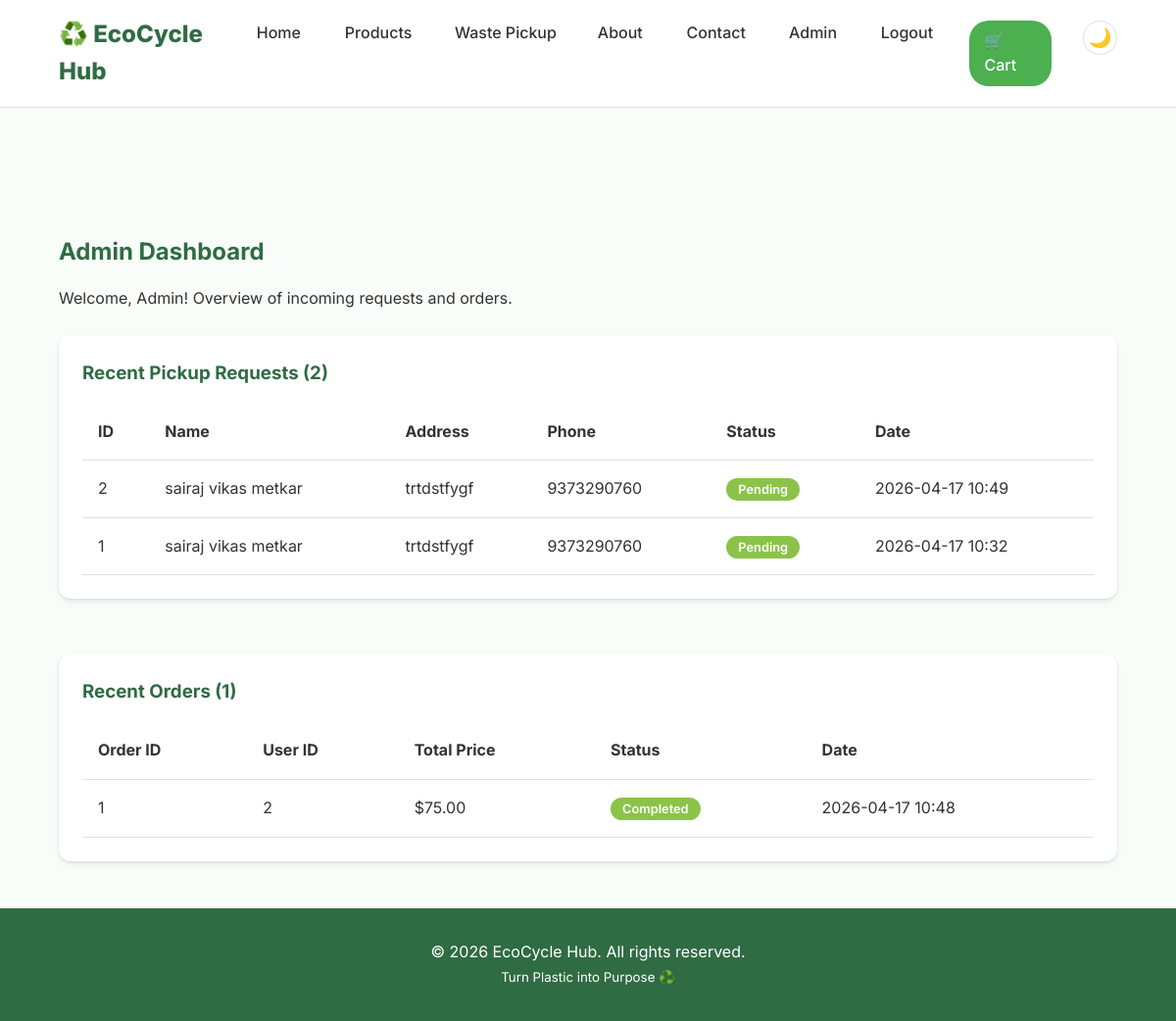
The page /admin (signed in) on the database its author committed.
### models.py (models this page shows)
class PickupRequest(db.Model):
    id = db.Column(db.Integer, primary_key=True)
    name = db.Column(db.String(150), nullable=False)
    address = db.Column(db.String(300), nullable=False)
    phone = db.Column(db.String(20), nullable=False)
    status = db.Column(db.String(50), default='Pending')
    date_requested = db.Column(db.DateTime, default=lambda: datetime.now(timezone.utc))

class Order(db.Model):
    id = db.Column(db.Integer, primary_key=True)
    user_id = db.Column(db.Integer, db.ForeignKey('user.id'), nullable=False)
    total_price = db.Column(db.Float, nullable=False)
    date_created = db.Column(db.DateTime, default=lambda: datetime.now(timezone.utc))
    status = db.Column(db.String(50), default='Pending')

### app.py (the view)
@app.route('/admin')
@login_required
def admin():
    if not current_user.is_admin:
        flash('Access denied. Admins only.', 'danger')
        return redirect(url_for('home'))
    pickups = PickupRequest.query.order_by(PickupRequest.date_requested.desc()).all()
    orders = Order.query.order_by(Order.date_created.desc()).all()
    return render_template('admin.html', pickups=pickups, orders=orders)

### app.py (called while the page is built)
@login_manager.user_loader
def load_user(user_id):
    return User.query.get(int(user_id))

### templates/admin.html (shortened to what this page needs)
{% extends 'base.html' %}
{% block content %}
<section class="admin-dashboard mt-5">
    <h2>Admin Dashboard</h2>
    <p>Welcome, Admin! Overview of incoming requests and orders.</p>
    <div class="dashboard-grid">
        <div class="dashboard-card">
            <h3>Recent Pickup Requests ({{ pickups|length }})</h3>
            <div class="table-responsive">
                <table class="table">
                    <thead>
                        <tr>
                            <th>ID</th>
                            <th>Name</th>
                            <th>Address</th>
                            <th>Phone</th>
                            <th>Status</th>
                            <th>Date</th>
                        </tr>
                    </thead>
                    <tbody>
                        {% for req in pickups %}
                        <tr>
                            <td>{{ req.id }}</td>
                            <td>{{ req.name }}</td>
                            <td>{{ req.address }}</td>
                            <td>{{ req.phone }}</td>
                            <td><span class="badge">{{ req.status }}</span></td>
                            <td>{{ req.date_requested.strftime('%Y-%m-%d %H:%M') }}</td>
                        </tr>
                        {% else %}
                        <tr><td colspan="6">No pickup requests found.</td></tr>
                        {% endfor %}
                    </tbody>
                </table>
            </div>
        </div>
        <div class="dashboard-card mt-4">
            <h3>Recent Orders ({{ orders|length }})</h3>
            <div class="table-responsive">
                <table class="table">
                    <thead>
                        <tr>
                            <th>Order ID</th>
                            <th>User ID</th>
                            <th>Total Price</th>
                            <th>Status</th>
                            <th>Date</th>
                        </tr>
                    </thead>
                    <tbody>
                        {% for order in orders %}
                        <tr>
                            <td>{{ order.id }}</td>
                            <td>{{ order.user_id }}</td>
                            <td>${{ "%.2f"|format(order.total_price) }}</td>
                            <td><span class="badge">{{ order.status }}</span></td>
                            <td>{{ order.date_created.strftime('%Y-%m-%d %H:%M') }}</td>
                        </tr>
                        {% else %}
                        <tr><td colspan="5">No orders found.</td></tr>
                        {% endfor %}
                    </tbody>
                </table>
            </div>
        </div>
    </div>
</section>
{% endblock %}

### static/css/style.css (style rules this page uses)
:root { --primary-color: #2F6B43; --secondary-color: #4CAF50; --accent-color: #8BC34A; --bg-color: #F8FDF9; --text-color: #333333; --light-text: #FFFFFF; --card-bg: #FFFFFF; --border-color: #E0E0E0; --shadow: 0 4px 6px rgba(0, 0, 0, 0.05), 0 1px 3px rgba(0, 0, 0, 0.1); --hover-shadow: 0 10px 15px rgba(0, 0, 0, 0.1), 0 4px 6px rgba(0, 0, 0, 0.05); --transition: all 0.3s ease; --border-radius: 12px; }
* { margin: 0; padding: 0; box-sizing: border-box; }
body { font-family: 'Inter', -apple-system, BlinkMacSystemFont, "Segoe UI", Roboto, sans-serif; background-color: var(--bg-color); color: var(--text-color); line-height: 1.6; display: flex; flex-direction: column; min-height: 100vh; }
h1, h2, h3 { font-weight: 700; color: var(--primary-color); margin-bottom: 1rem; }
.mt-4 { margin-top: 1.5rem; }
.mt-5 { margin-top: 3rem; }
.dashboard-grid { display: grid; grid-template-columns: 1fr; gap: 2rem; margin-top: 1.5rem; }
.dashboard-card { background: var(--card-bg); padding: 1.5rem; border-radius: var(--border-radius); box-shadow: var(--shadow); }
.badge { padding: 0.25rem 0.75rem; border-radius: 12px; font-size: 0.8rem; font-weight: 600; background-color: var(--accent-color); color: var(--light-text); }
.table-responsive { overflow-x: auto; }
.table { width: 100%; border-collapse: collapse; }
.table th, .table td { padding: 1rem; text-align: left; border-bottom: 1px solid var(--border-color); }

### rows shown on the page
PickupRequest: id "2", name "sairaj vikas metkar", address "trtdstfygf", phone "9373290760", status "Pending", date_requested "2026-04-17 10:49"
PickupRequest: id "1", name "sairaj vikas metkar", address "trtdstfygf", phone "9373290760", status "Pending", date_requested "2026-04-17 10:32"
Order: id "1", user_id "2", total_price "75.00", status "Completed", date_created "2026-04-17 10:48"

### other values the page prints
{{ pickups|length }} "2"
{{ orders|length }} "1"
